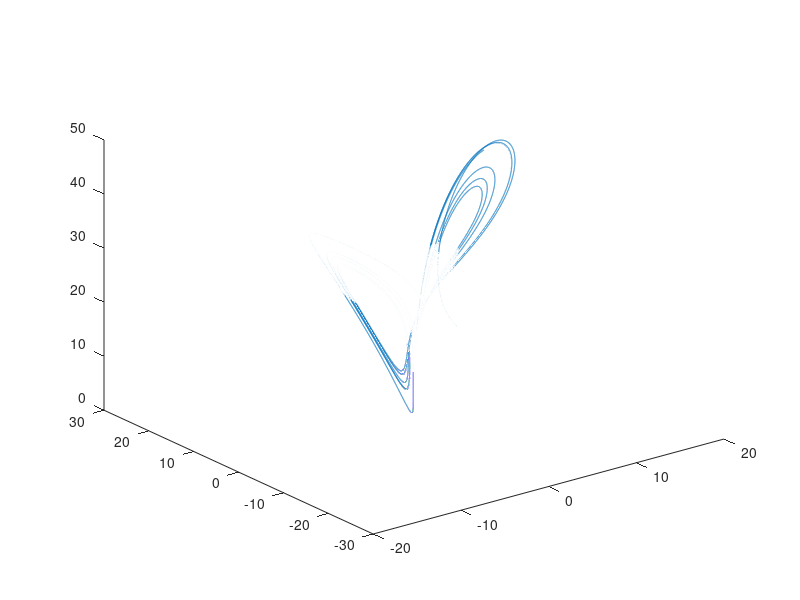
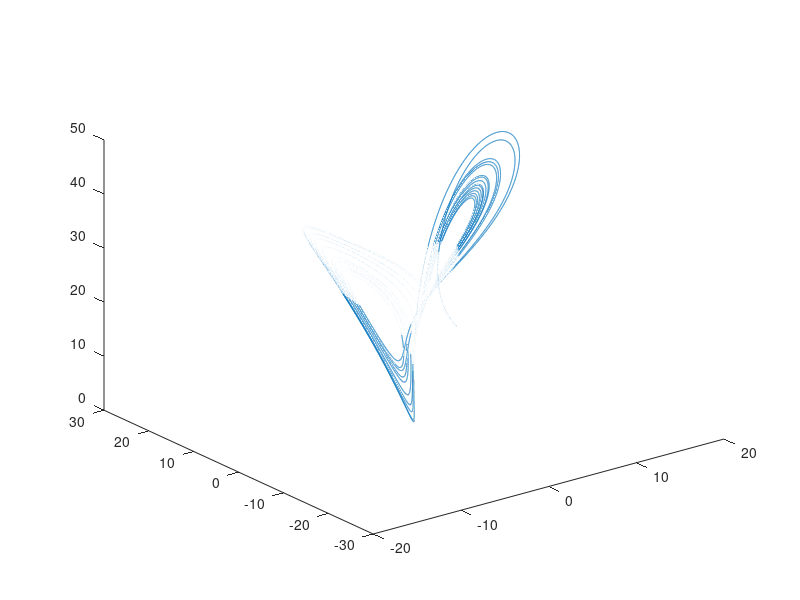
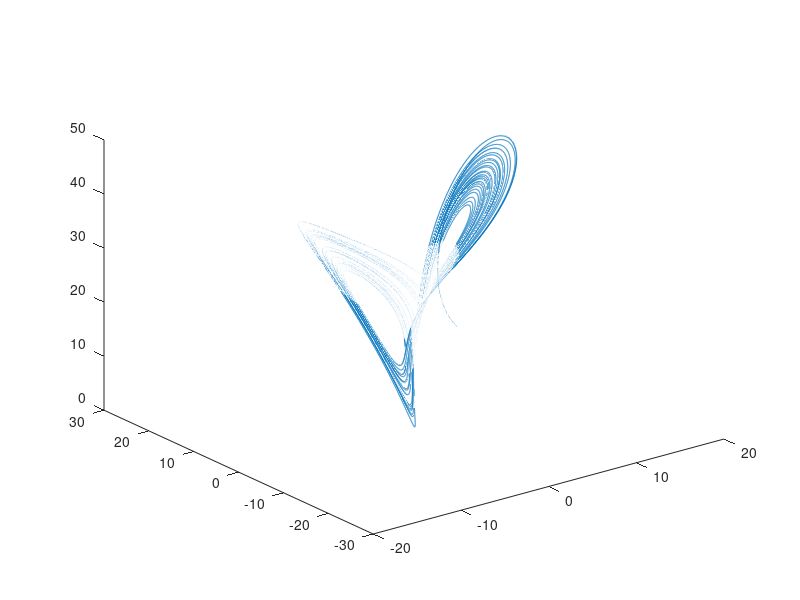
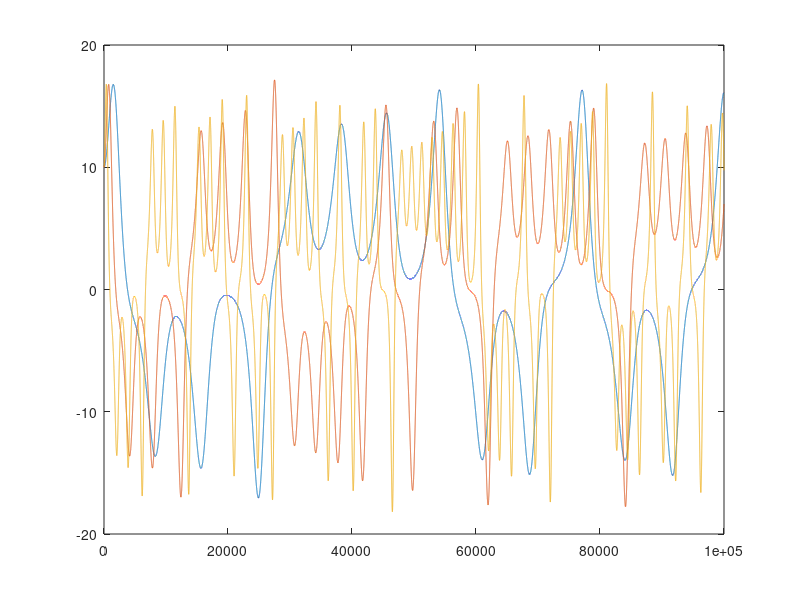

MATLAB code to generate these figures, in order:
clc
clearvars
cla
close all

%% system parameter

ht = 0.0001;

r = 28;

sig = 10;

b = 8/3;

NIT = 100000;

%% boundary conditions

x = zeros(1,NIT);
y = zeros(1,NIT);
z = zeros(1,NIT);

x(1) = 10;
y(1) = 10;
z(1) = 10;

x2 = zeros(1,NIT);
y2 = zeros(1,NIT);
z2 = zeros(1,NIT);

x2(1) = 10;
y2(1) = 10;
z2(1) = 10;

x4 = zeros(1,NIT);
y4 = zeros(1,NIT);
z4 = zeros(1,NIT);

x4(1) = 10;
y4(1) = 10;
z4(1) = 10;

%% solve system equation
for i = 1:NIT-1
% matrix first order method 
fi = [(1 - ht * sig), ht * sig, 0;
      ht * (r - z(i)), (1 - ht), 0;
      ht * y(i), 0, (1 - ht * b)];

% matrix second order method 
% fi_-h ^ -1
fii = [(1 - ht * sig), ht * sig, 0;
      ht * (r - z2(i)), (1 - ht), 0;
      ht * y2(i), 0, (1 - ht * b)];
fimh = [(1 - (-ht) * sig), (-ht) * sig, 0;
      (-ht) * (r - z2(i)), (1 - (-ht)), 0;
      (-ht) * y2(i), 0, (1 - (-ht) * b)];
fimhm = fimh ^-1;
fi2 = fimhm * fii;

% matrix fourth order method 
% % fi2_-h ^ -1

fiIV1 = [(1 - ht * sig), ht * sig, 0;
         ht * (r - z4(i)), (1 - ht), 0;
         ht * y4(i), 0, (1 - ht * b)];

fiIV1nh = [(1 - (-ht) * sig), (-ht) * sig, 0;
           (-ht) * (r - z4(i)), (1 - (-ht)), 0;
           (-ht) * y4(i), 0, (1 - (-ht) * b)] ^-1;
% -ht:
fiIV2 = [(1 - (-ht) * sig), (-ht) * sig, 0;
           (-ht) * (r - z4(i)), (1 - (-ht)), 0;
           (-ht) * y4(i), 0, (1 - (-ht) * b)];

fiIV2nh = [(1 - ht * sig), ht * sig, 0;
         ht * (r - z4(i)), (1 - ht), 0;
         ht * y4(i), 0, (1 - ht * b)] ^-1;

fi4 = fiIV1nh * fiIV1 * ((fiIV2 * fiIV2nh) ^ -1);

% calculation first order
x(i+1) = fi(1,1) * x(i) + fi(1,2) * y(i) + fi(1,3) * z(i);
y(i+1) = fi(2,1) * x(i) + fi(2,2) * y(i) + fi(2,3) * z(i);
z(i+1) = fi(3,1) * x(i) + fi(3,2) * y(i) + fi(3,3) * z(i);

% calculation second order
x2(i+1) = fi2(1,1) * x2(i) + fi2(1,2) * y2(i) + fi2(1,3) * z2(i);
y2(i+1) = fi2(2,1) * x2(i) + fi2(2,2) * y2(i) + fi2(2,3) * z2(i);
z2(i+1) = fi2(3,1) * x2(i) + fi2(3,2) * y2(i) + fi2(3,3) * z2(i);

% calculation fourth order
x4(i+1) = fi4(1,1) * x4(i) + fi4(1,2) * y4(i) + fi4(1,3) * z4(i);
y4(i+1) = fi4(2,1) * x4(i) + fi4(2,2) * y4(i) + fi4(2,3) * z4(i);
z4(i+1) = fi4(3,1) * x4(i) + fi4(3,2) * y4(i) + fi4(3,3) * z4(i);


end

%% output graphic

% dx = diff(x);
% dy = diff(y);
% dz = diff(z);
% x(end) = [];
% y(end) = [];
% z(end) = [];
figure(1);
plot3(x,y,z);
hold off;

figure(2);
plot3(x2,y2,z2);
hold off;

figure(3);
plot3(x4,y4,z4);
hold off;

i = 1:NIT;

figure(4);
plot(i, x, i, x2, i, x4);
hold off;